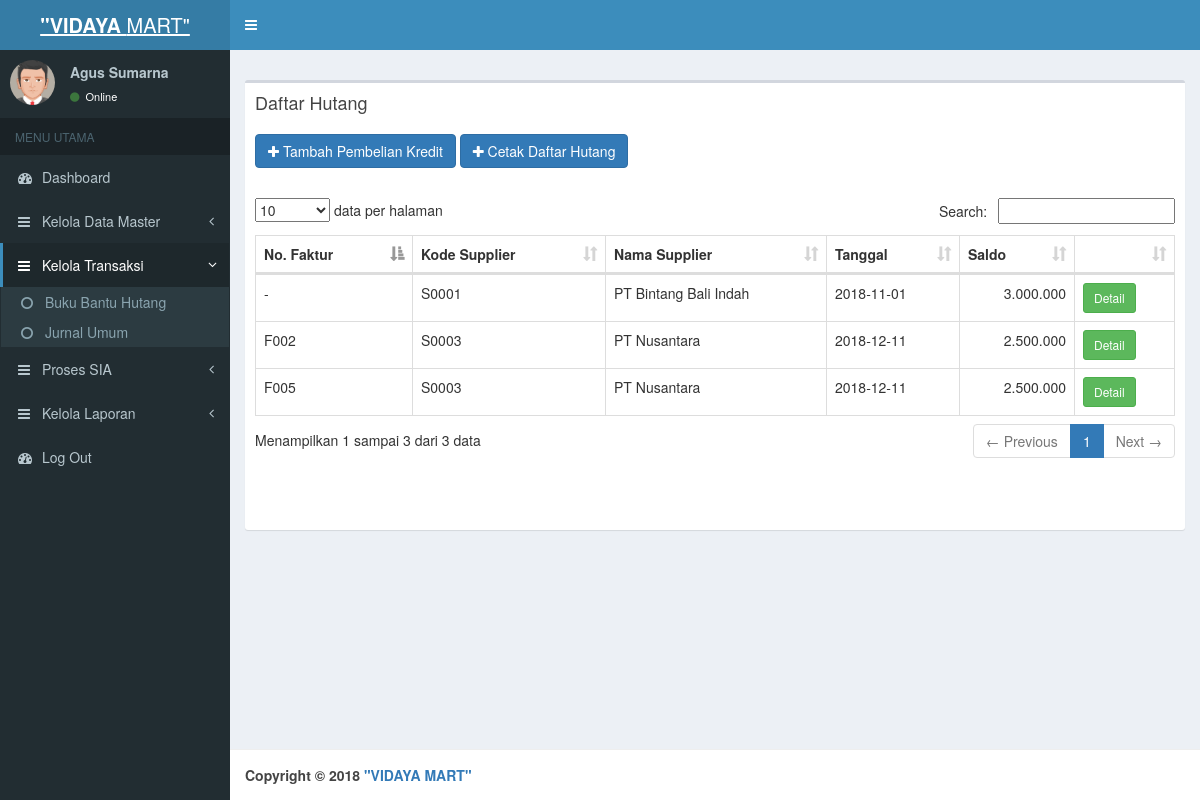
Screenshot of /index.php?page=buku_bantu_hutang (signed in) with the database file from the repository.
### tables this page shows
CREATE TABLE `tabel_jurnal` (
  `id_jurnal` int(11) NOT NULL AUTO_INCREMENT,
  `nomor_faktur` varchar(50) DEFAULT NULL,
  `tgl_jurnal` date DEFAULT NULL,
  `nomor_jurnal` varchar(50) DEFAULT NULL,
  `referensi` varchar(10) DEFAULT NULL,
  `keterangan` varchar(200) DEFAULT NULL,
  `id_akun` int(4) DEFAULT NULL,
  `debet` double DEFAULT NULL,
  `kredit` double DEFAULT NULL,
  `nama_user` varchar(100) DEFAULT NULL,
  PRIMARY KEY (`id_jurnal`)
);

### pages/buku_bantu_hutang.php (the view, shortened to what this page needs)
<?php
require "koneksi.php";
?>
<div class="box" style="min-height: 450px;">
    <div class="box-header">
      <h3 class="box-title">Daftar Hutang</h3>
    </div>
    <div class="box-body">
		<a href="?page=pembelian_kredit" style="margin-bottom: 10px;" class="btn btn-md btn-primary"> <i class="fa fa-plus"></i> Tambah Pembelian Kredit</a>
		<a href="cetak_buku_hutang.php" target="_new" style="margin-bottom: 10px;" class="btn btn-md btn-primary"> <i class="fa fa-plus"></i> Cetak Daftar Hutang</a>
		<div style="margin-top: 20px;">
		<table width="100%" class="table table-bordered" id="tabel">
			<thead>
			  <tr>
			    <th>No. Faktur</th>
			    <th>Kode Supplier</th>
				<th>Nama Supplier</th>
				<th>Tanggal</th>
				<th>Saldo</th>
				<th></th>
			  </tr>
			</thead>
			<tbody>
				<?php
				$query=mysqli_query($con,"SELECT tabel_jurnal.*, ((SUM(tabel_jurnal.kredit))-(SUM(tabel_jurnal.debet))) AS saldo, tabel_supplier.nama_supplier,tabel_supplier.kode_supplier
				FROM tabel_jurnal,tabel_supplier
				WHERE tabel_jurnal.referensi=tabel_supplier.kode_supplier AND tabel_jurnal.id_akun='39'
				GROUP BY
				tabel_jurnal.nomor_faktur,
				tabel_jurnal.referensi
				ORDER BY tabel_jurnal.id_jurnal DESC");
			  while($q=mysqli_fetch_array($query)){
				if ($q[saldo] > 0)
				{
			  ?>
				  <tr>
					<td><?php echo $q['nomor_faktur']?></td>
					<td><?php echo $q['kode_supplier']?></td>
					<td><?php echo $q['nama_supplier']?></td>
					<td><?php echo $q['tgl_jurnal']?></td>
					<td align="right"><?php echo number_format($q[saldo] ,0,',','.')?></td>
					<td><a class="btn btn-sm btn-success" href="?page=data_detil_hutang&no_faktur=<?php echo $q[nomor_faktur];?>">Detail</a></td>
				  </tr>
			  <?php
				}
			  }
			  ?>
			</tbody>
		</table>
	</div></div>
</div>

### rows the page displays
tabel_jurnal: nomor_faktur "F002", kode_supplier "S0003", nama_supplier "PT Nusantara", tgl_jurnal "2018-12-11", q "2.500.000"
tabel_jurnal: nomor_faktur "F005", kode_supplier "S0003", nama_supplier "PT Nusantara", tgl_jurnal "2018-12-11", q "2.500.000"
tabel_jurnal: nomor_faktur "-", kode_supplier "S0001", nama_supplier "PT Bintang Bali Indah", tgl_jurnal "2018-11-01", q "3.000.000"

### other values shown
$_SESSION['nama'] "Agus Sumarna"
